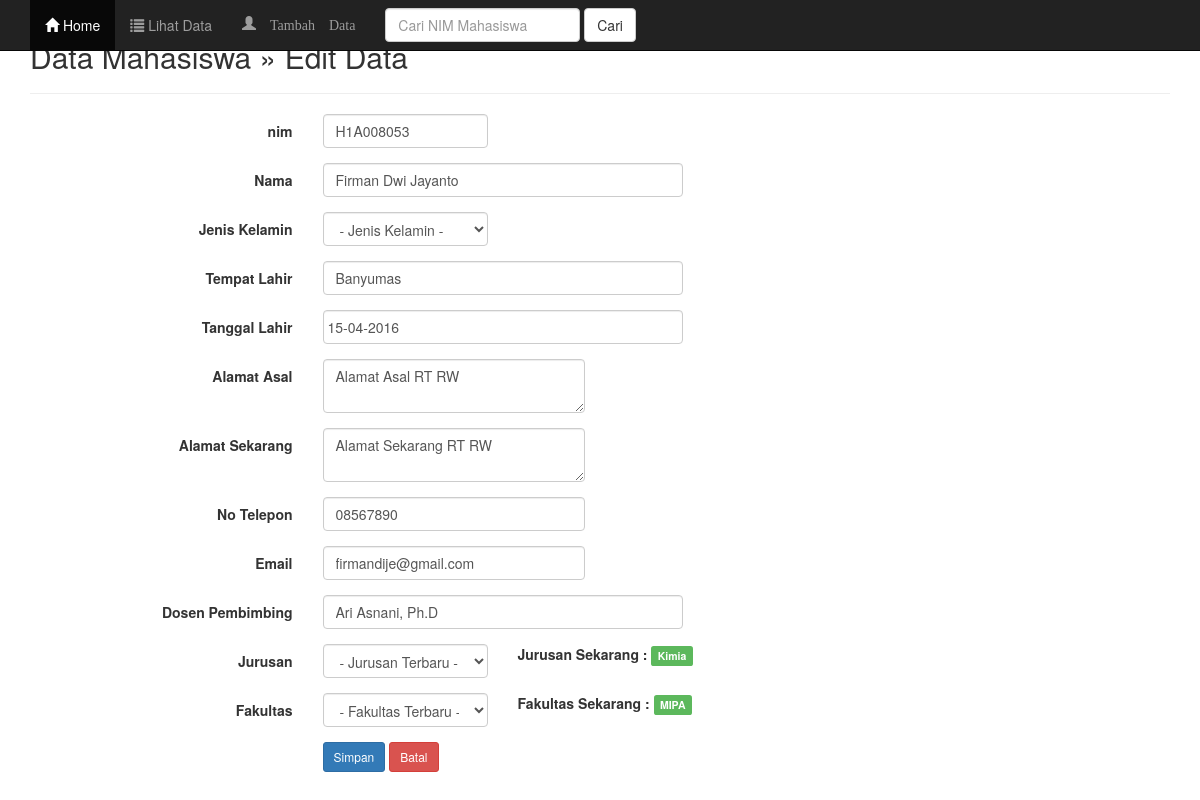
Screenshot of /edit.php?nim=H1A008053 with the database file from the repository.
### tables this page shows
CREATE TABLE IF NOT EXISTS `mahasiswa` (
  `nim` varchar(10) NOT NULL,
  `nama` varchar(50) NOT NULL,
  `jenis_kelamin` text NOT NULL,
  `tempat_lahir` varchar(30) NOT NULL,
  `tanggal_lahir` varchar(30) NOT NULL,
  `alamat_asal` varchar(80) NOT NULL,
  `alamat_sekarang` varchar(80) NOT NULL,
  `no_telepon` varchar(10) NOT NULL,
  `email` varchar(30) NOT NULL,
  `dosen_pembimbing` varchar(50) NOT NULL,
  `jurusan` varchar(50) NOT NULL,
  `fakultas` varchar(50) NOT NULL,
  `username` varchar(15) NOT NULL,
  `password` varchar(15) NOT NULL,
  PRIMARY KEY (`nim`)
);

### edit.php (the view, shortened to what this page needs)
<?php
include("header.php");
include("koneksi.php");
?>
	<div class="container">
		<div class="content">
			<h2>Data Mahasiswa &raquo; Edit Data</h2>
			<hr />
			<?php
			$nim = $_GET['nim'];
			$sql = mysqli_query($koneksi, "SELECT * FROM mahasiswa WHERE nim='$nim'");
			if(mysqli_num_rows($sql) == 0){
				header("Location: index.php");
			}else{
				$row = mysqli_fetch_assoc($sql);
			}
			?>
			<form class="form-horizontal" action="" method="post">
				<div class="form-group">
					<label class="col-sm-3 control-label">nim</label>
					<div class="col-sm-2">
						<input type="text" name="nim" value="<?php echo $row ['nim']; ?>" class="form-control" placeholder="nim" required>
					</div>
				</div>
				<div class="form-group">
					<label class="col-sm-3 control-label">Nama</label>
					<div class="col-sm-4">
						<input type="text" name="nama" value="<?php echo $row ['nama']; ?>" class="form-control" placeholder="Nama" required>
					</div>
				</div>
				<div class="form-group">
					<label class="col-sm-3 control-label">Jenis Kelamin</label>
					<div class="col-sm-2">
						<select name="jenis_kelamin" class="form-control" required>
							<option value=""> - Jenis Kelamin - </option>
						</select>
					</div>
				</div>
				<div class="form-group">
					<label class="col-sm-3 control-label">Tempat Lahir</label>
					<div class="col-sm-4">
						<input type="text" name="tempat_lahir" value="<?php echo $row ['tempat_lahir']; ?>" class="form-control" placeholder="Tempat Lahir" required>
					</div>
				</div>
				<div class="form-group">
					<label class="col-sm-3 control-label">Tanggal Lahir</label>
					<div class="col-sm-4">
						<input type="text" name="tanggal_lahir" value="<?php echo $row ['tanggal_lahir']; ?>" class="input-group datepicker form-control" date="" data-date-format="dd-mm-yyyy" placeholder="dd-mm-yyyy" required>
					</div>
				</div>
				<div class="form-group">
					<label class="col-sm-3 control-label">Alamat Asal</label>
					<div class="col-sm-3">
						<textarea name="alamat_asal" class="form-control" placeholder="Alamat Asal"><?php echo $row ['alamat_asal']; ?></textarea>
					</div>
				</div>
				<div class="form-group">
					<label class="col-sm-3 control-label">Alamat Sekarang</label>
					<div class="col-sm-3">
						<textarea name="alamat_sekarang" class="form-control" placeholder="Alamat Sekarang"><?php echo $row ['alamat_sekarang']; ?></textarea>
					</div>
				</div>
				<div class="form-group">
					<label class="col-sm-3 control-label">No Telepon</label>
					<div class="col-sm-3">
						<input type="text" name="no_telepon" value="<?php echo $row ['no_telepon']; ?>" class="form-control" placeholder="No Telepon" required>
					</div>
				</div>
				<div class="form-group">
					<label class="col-sm-3 control-label">Email</label>
					<div class="col-sm-3">
						<input type="email" name="email" value="<?php echo $row ['email']; ?>" class="form-control" placeholder="Email" required>
					</div>
				</div>
				<div class="form-group">
					<label class="col-sm-3 control-label">Dosen Pembimbing</label>
					<div class="col-sm-4">
						<input type="text" name="dosen_pembimbing" value="<?php echo $row ['dosen_pembimbing']; ?>" class="form-control" placeholder="Dosen Pembimbing" required>
					</div>
				</div>
				<div class="form-group">
					<label class="col-sm-3 control-label">Jurusan</label>
					<div class="col-sm-2">
						<select name="jurusan" class="form-control" required>
							<option value=""> - Jurusan Terbaru - </option>
						</select>
					</div>
                    <div class="col-sm-3">
                    <b>Jurusan Sekarang :</b> <span class="label label-success"><?php echo $row['jurusan']; ?></span>
				    </div>
				</div>
				<div class="form-group">
					<label class="col-sm-3 control-label">Fakultas</label>
					<div class="col-sm-2">
						<select name="fakultas" class="form-control" required>
							<option value=""> - Fakultas Terbaru - </option>
						</select>
					</div>
                    <div class="col-sm-3">
                    <b>Fakultas Sekarang :</b> <span class="label label-success"><?php echo $row['fakultas']; ?></span>
				    </div>
				</div>
				<div class="form-group">
					<label class="col-sm-3 control-label">&nbsp;</label>
					<div class="col-sm-6">
						<input type="submit" name="save" class="btn btn-sm btn-primary" value="Simpan" data-toggle="tooltip" title="Simpan Data Mahasiswa">
						<a href="data.php" class="btn btn-sm btn-danger" data-toggle="tooltip" title="Batal">Batal</a>
					</div>
				</div>
			</form>
		</div>
	</div>
<?php
include("footer.php");
?>

### rows the page displays
mahasiswa: nim "H1A008053", nama "Firman Dwi Jayanto", tempat_lahir "Banyumas", tanggal_lahir "15-04-2016", alamat_asal "Alamat Asal RT RW", alamat_sekarang "Alamat Sekarang RT RW", no_telepon "08567890", email "firmandije@gmail.com", dosen_pembimbing "Ari Asnani, Ph.D", jurusan "Kimia", fakultas "MIPA"
